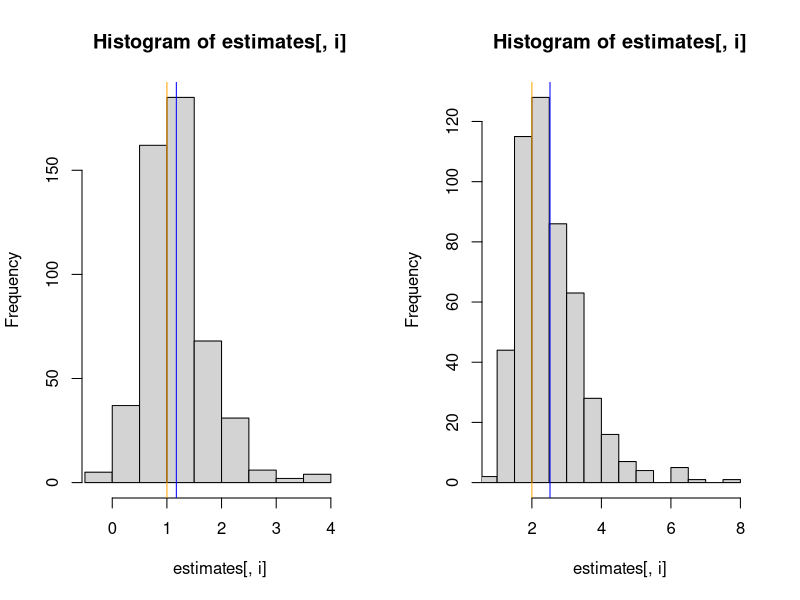

Source code (R):
library("MASS") #For mvrnorm().


seed <- floor(10^4 * runif(1))
set.seed(seed) #Good: 5147  Bad: 886 (right, close), 1650 (left), 4138 (right)
n <- 50 #Sample size.
m <- 20000 #IS simulation size.
k <- 500 #Number of times to resample.
beta <- c(1, 2)
p <- length(beta)
sigma <- 100 #Standard deviation of proposed dist for beta.



#############################
# Generating a random sample
#############################
generate_sample <- function(beta) {
  #X's are iid standard normal.
  x <- cbind(rep(1, n), mvrnorm(n, rep(0, (p - 1)), diag(p - 1)))
  
  #Conditional distribution of Y|X and beta.
  prob_y <- function(x, beta) {
    prob <- 1/(exp(-(x %*% beta)) + 1)
    return(prob)
  }
  y <- apply(x, 1, function(x) { rbinom(1, 1, prob_y(x, beta)) })
  # n <- nrow(x)
  # #Generate n uniform random variables.
  # u <- runif(n, 0, 1)
  # #Calculate each conditional probability of y given x and beta.
  # prob <- prob_y(x, beta)
  # 
  # #Use the inverse-cdf method to generate y values. 
  # y <- rep(0, n)
  # y[u < prob] <- 1
  
  return(cbind(y, x))
}

####################################
# Importance Sampling procedure:
####################################
IS_estimates <- function(y, x) {
  #Sample beta:
  beta_sampled <- mvrnorm(m, rep(0, p), sigma*diag(p)) 
  
  prob_y <- 1 + exp(-(x %*% t(beta_sampled))) #n by m.
  prob_y[y == 0, ] <- (1 + exp(x %*% t(beta_sampled)))[y == 0, ]
  prob_y <- apply(prob_y, 2, prod) 
  
  #Calculate the individual weights and sum of weights.
  weight <- 1/prob_y
  sum_weight <- sum(weight)
  
  E_beta_hat <- rep(NA, p)
  #Obtain estimates for each of E(beta_i):
  for(i in 1:p) {
    #Calculate the sum of h(x)*weight
    sum_weight_beta <- t(beta_sampled[, i]) %*% weight
    
    #Estimate E(beta).
    E_beta_hat[i] <- sum_weight_beta / sum_weight
  }
  
  return(E_beta_hat)
}



###########################################
# Testing performance on repeated sampling
###########################################
estimates <- matrix(nrow = k, ncol = p)
for(i in 1:k) {
  YX <- generate_sample(beta)
  estimates[i, ] <- IS_estimates(YX[, 1], YX[, -1])
}
estimates

par(mfrow = c(1, p))
for(i in 1:p) {
  hist(estimates[, i], xlim = c(0.92*min(estimates[, i], beta[i]), 1.08*max(estimates[, i], beta[i])))
  abline(v = beta[i], col = "orange")
  abline(v = mean(estimates[, i]), col = "blue")
}



